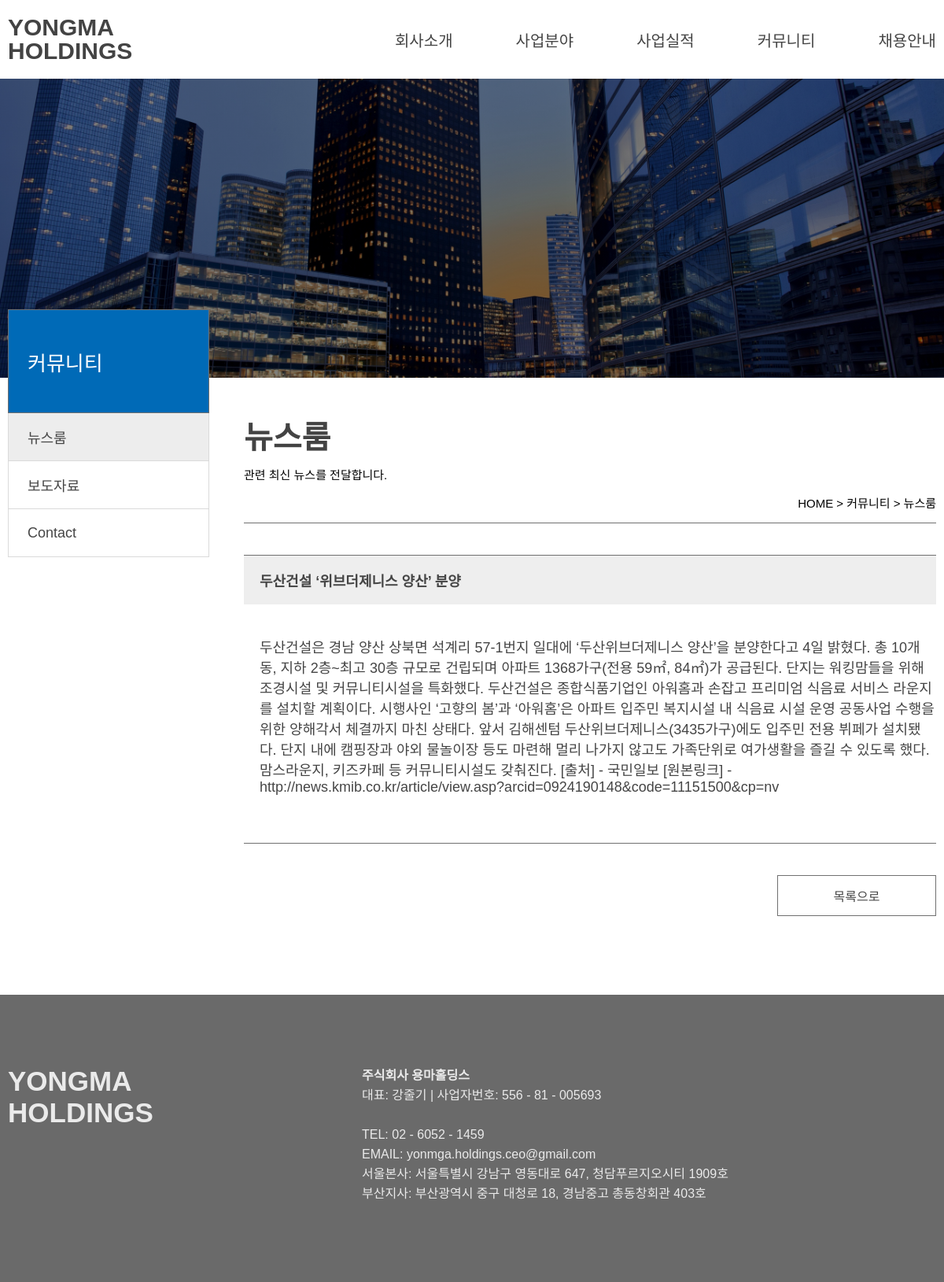
Page /community/newsRoom/4 on the committed database.
### app/models.py (models this page shows, shortened)
class New(models.Model):
    title = models.CharField(max_length=50)
    content = models.TextField()
    created_at = models.DateTimeField(auto_now_add=True)

### app/views.py (the view)
def post_view(request, category, section, post_pk):
    if (category == 'community') and (section == "newsRoom"):
        post = New.objects.get(pk=post_pk)
        return render(request, f'{category}/news.html', {'post': post})

### app/templates/community/news.html (shortened to what this page needs)
{% extends 'sidenav.html' %}
{% block sectionsCss %}
{% load static %}
{% endblock%}
{% block navBar %}
<div class="page-name"><p>커뮤니티</p></div>
<a href="/community/newsRoom" class="section selected"><p>뉴스룸</p></a>
<a href="/community/press" class="section"><p>보도자료</p></a>
<a href="/community/contact" class="section "><p>Contact</p></a>
{% endblock %}
{% block sectionTitle %}
<h1 class="section-name">뉴스룸</h1>
<h2 class="section-introduce">관련 최신 뉴스를 전달합니다.</h2>
<h2 class="section-path">HOME > 커뮤니티 > 뉴스룸</h2>
{% endblock%}
{% block sectionContainer %}
<table class="news-post-table">
  <thead>
    <tr>
      <th class="title">{{post.title}}</th>
    </tr>
  </thead>
  <tbody>
    <tr>
      <td class="title">{{post.content}}</a></td>
    </tr>
  </tbody>
</table>
<div class="news-post-btn col">
    <a href="/community/newsRoom" class="row"><p>목록으로</p></a>
</div>
{% endblock %}

### app/static/base.css (style rules this page uses)
body { min-width: 1200px; margin: 0px; min-height: 1080px; font-family: "Noto Sans KR", sans-serif; }
a { color: #454545; text-decoration: none; outline: none; }
.row { display: flex; flex-direction: row; }
.col { display: flex; flex-direction: column; }

### app/static/sidenav.css (style rules this page uses)
.nav-bar > div, .nav-bar > a { width: 100%; display: flex; align-items: center; padding-left: 24px; }
.page-name { height: 130px; background-color: #006ab7; font-size: 26px; color: white; border-style: solid; border-width: 0.3px; border-color: #707070; }
.section { height: 60px; border: 1px; background-color: white; font-size: 18px; border-style: none solid solid solid; border-color: #dadada; }
.section.selected { background-color: #ededed; }
.section-name { font-size: 40px; margin: 0px; padding: 0px; margin-bottom: 10px; color: #434343; font-weight: bold; }
.section-introduce { font-size: 15px; margin: 0px; padding: 0px; margin-bottom: 15px; font-weight: lighter; }
.section-path { font-size: 15px; text-align: right; margin: 0px; padding: 0px; margin-bottom: 15px; font-weight: lighter; }
.news-post-table { width: 100%; border-style: solid none solid none; border-color: #707070; border-width: 1px; border-collapse: collapse; }
.news-post-table > thead { background-color: #eeeeee; }
.news-post-table > thead > tr > th, .news-post-table > tbody > tr > td { height: 60px; font-size: 18px; text-align: center; color: #454545; }
.news-post-table > thead > tr > .title, .news-post-table > tbody > tr > .title { border-style: none; text-align: left; padding-left: 20px; }
.news-post-table > tbody > tr > .title { font-weight: normal; padding-top: 40px; padding-bottom: 60px; }
.news-post-btn { margin-top: 40px; width: 100%; justify-content: end; align-items: flex-end; }
.news-post-btn > a { width: 200px; height: 50px; border-style: solid; border-color: #707070; border-width: 1px; justify-content: center; align-items: center; }

### rows in the picture
New: title "두산건설 ‘위브더제니스 양산’ 분양", content "두산건설은 경남 양산 상북면 석계리 57-1번지 일대에 ‘두산위브더제니스 양산’을 분양한다고 4일 밝혔다. 총 10개동, 지하 2층~최고 30층 규모로 건립되며 아파트 1368가구(전용 59㎡, 84㎡)가 공급된다. 단지는 워킹맘들을 위해 조경시설 및 커뮤니티시설을 특화했다. 두산건설은 종합식품기업인 아워홈과 손잡고 프리미엄 식음료 서비스 라운지를 설치할 계획이다. 시행사인 ‘고향의 봄’과 ‘아워홈’은 아파트 입주민 복지시설 내 식음료 시설 운영 공동사업 수행을 위한 양해각서 체결까지 마친 상태다. 앞서 김해센텀 두산위브더제니스(3435가구)에도 입주민 전용 뷔페가 설치됐다. 단지 내에 캠핑장과 야외 물놀이장 등도 마련해 멀리 나가지 않고도 가족단위로 여가생활을 즐길 수 있도록 했다. 맘스라운지, 키즈카페 등 커뮤니티시설도 갖춰진다. [출처] - 국민일보 [원본링크] - http://news.kmib.co.kr/article/view.asp?arcid=0924190148&code=11151500&cp=nv"
